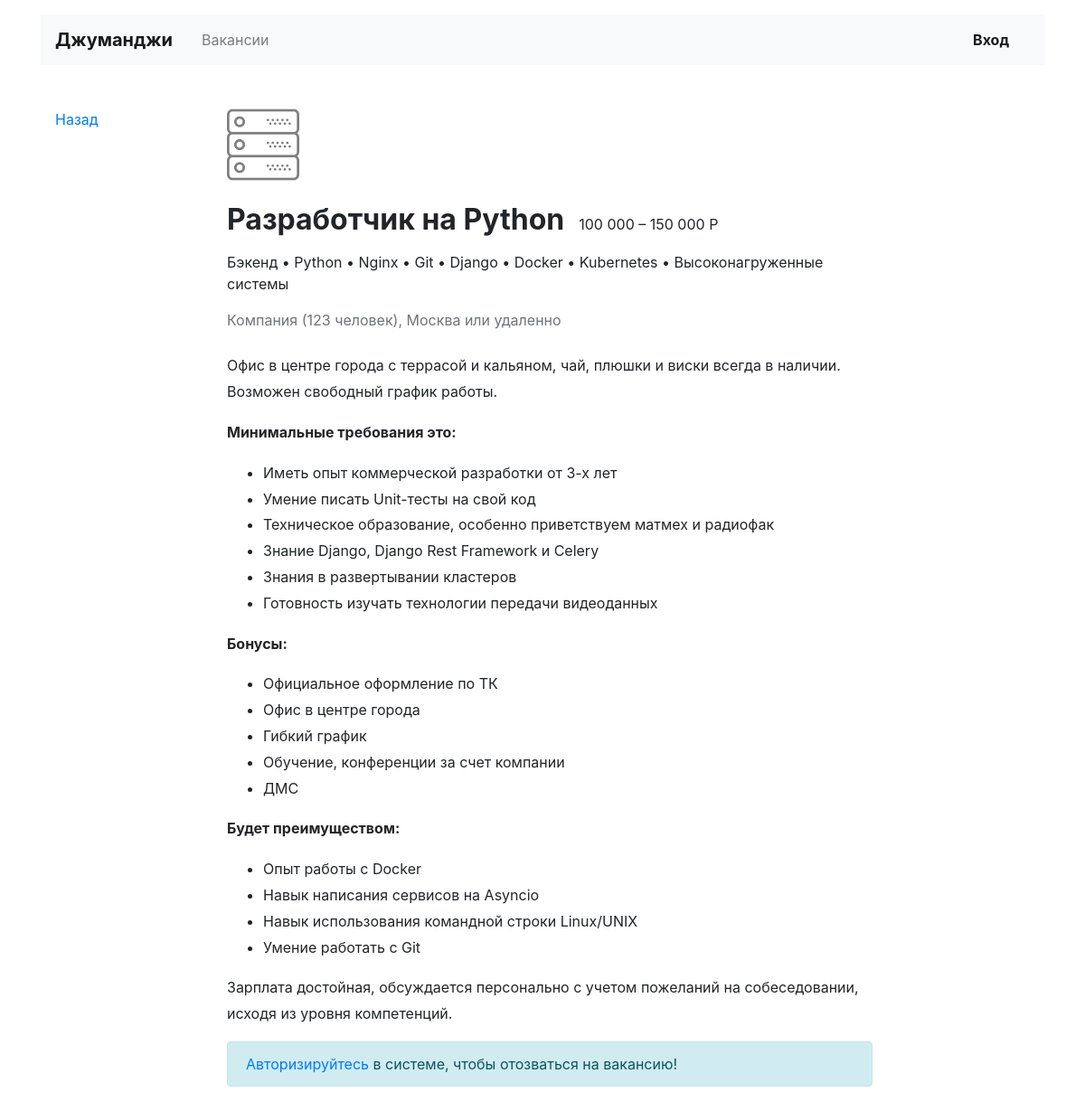
/vacancies/1/, run on an earlier commit of the app's database.
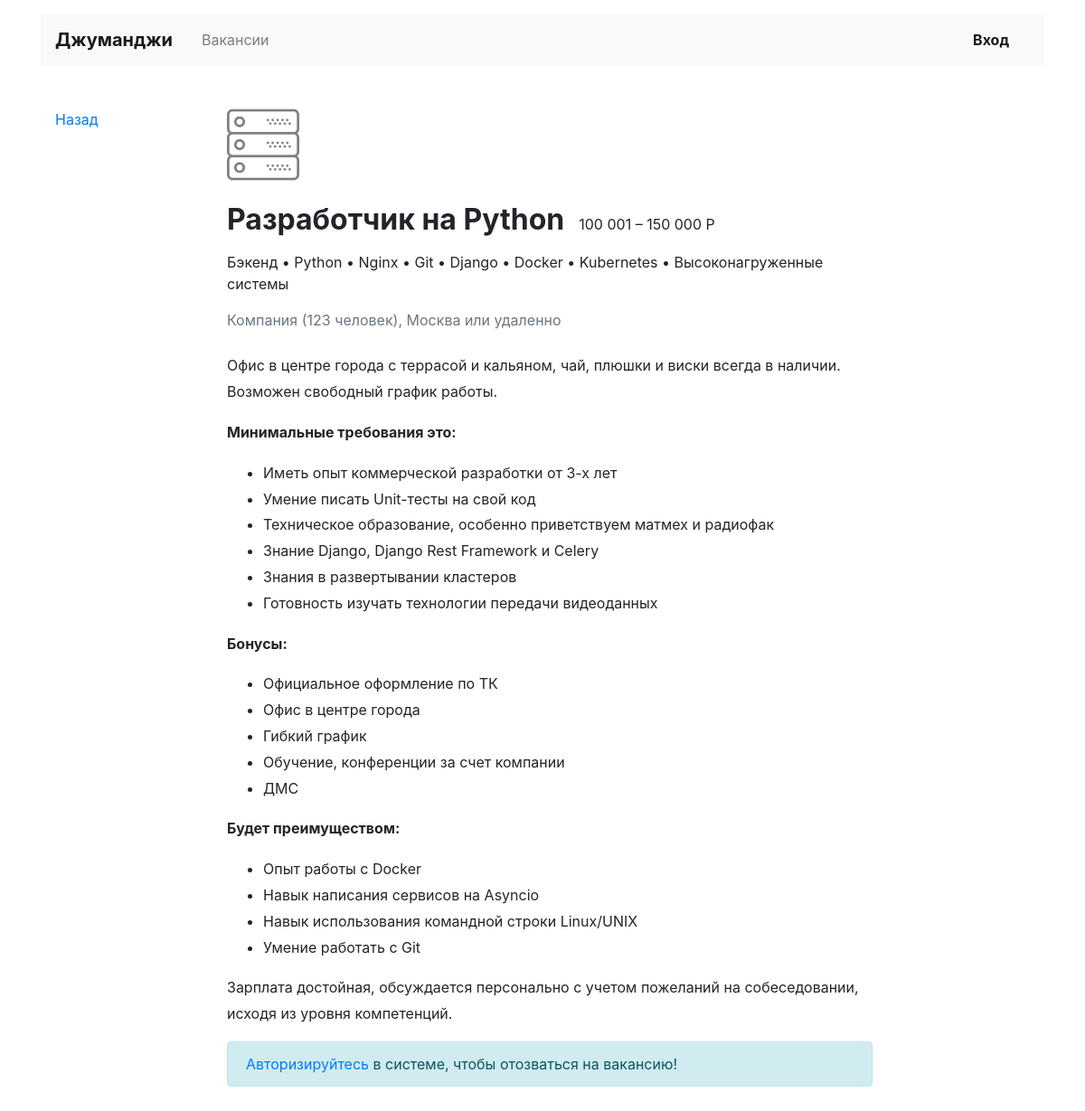
And on a later commit of the database.
### vacancies/models.py (models this page shows, shortened)
class Vacancy(models.Model):
    title = models.CharField(max_length=64)
    specialty = models.ForeignKey(Specialty, on_delete=models.CASCADE, related_name='vacancies')
    company = models.ForeignKey(Company, on_delete=models.CASCADE, related_name='vacancies')
    skills = models.CharField(max_length=128)
    description = models.TextField()
    salary_min = models.IntegerField()
    salary_max = models.IntegerField()
    published_at = models.DateField()

class Specialty(models.Model):
    code = models.CharField(max_length=64)
    title = models.CharField(max_length=64)
    picture = models.ImageField(upload_to=MEDIA_SPECIALITY_IMAGE_DIR, default='https://place-hold.it/100x60')

class Company(models.Model):
    name = models.CharField(max_length=64)
    location = models.CharField(max_length=64)
    logo = models.ImageField(upload_to=MEDIA_COMPANY_IMAGE_DIR, default='https://place-hold.it/100x60')
    description = models.TextField()
    employee_count = models.CharField(max_length=20)
    owner = models.OneToOneField(User, on_delete=models.CASCADE)

### vacancies/views/public.py (the view, shortened to what this page needs)
# urls.py: path('vacancies/<int:vacancy_id>/', public.VacancyView.as_view(), name='vacancy_info'),
class VacancyView(View):
    def get(self, request, vacancy_id):
        vacancy = models.Vacancy.objects.get(pk=vacancy_id)
        vacancy.skills = vacancy.skills.split(', ')
        context = {
            'vacancy': vacancy,
            'form': forms.ApplicationForm,
        }
        return render(request, 'vacancies/public/vacancy.html', context=context)

### vacancies/templates/vacancies/public/vacancy.html (shortened to what this page needs)
{% extends '../base.html' %}
  {% block content %}
  <main class="container mt-3 pb-5">
    <div class="row mt-5">
      <div class="col-12 col-lg-2">
        <div class="pl-3 mb-5">
          <p><a href="javascript:history.go(-1)">Назад</a></p>
        </div>
      </div>
      <div class="col-12 col-lg-8">
        <section class="pl-3">
          <img src="{{ vacancy.specialty.picture.url }}" width="80" height="80" alt="">
          <div class="d-flex align-items-baseline align-content-baseline">
            <h1 class="h2 mt-4 font-weight-bold" >{{ vacancy.title }}</h1>
            {% load humanize %}
            <p class="m-0 pl-3">{{ vacancy.salary_min|intcomma }} – {{ vacancy.salary_max|intcomma }} Р</p>
          </div>
          <p class="mt-2">{{ vacancy.specialty.title }} &#8226 {{ vacancy.skills|join:" &#8226 " }}</p>
          <p class="text-muted mb-4">Компания ({{ vacancy.company.employee_count }} человек), {{ vacancy.company.location }} или удаленно</p>
          <div style="line-height: 1.8;">
            {{ vacancy.description|safe }}
          </div>
          {% if user.is_authenticated %}
              {% load crispy_forms_tags %}
          {% else %}
          <div class="mt-3">
            <p class="alert alert-info" role="alert"><a href="{% url 'login' %}">Авторизируйтесь</a> в системе, чтобы отозваться на вакансию!</p>
          </div>
          {% endif %}
        </section>
      </div>
    </div>
  </main>
  {% endblock %}

What changed in the data, as far as the page shows it:
changed Vacancy "Разработчик на Python": salary_min "100 000" → "100 001"
